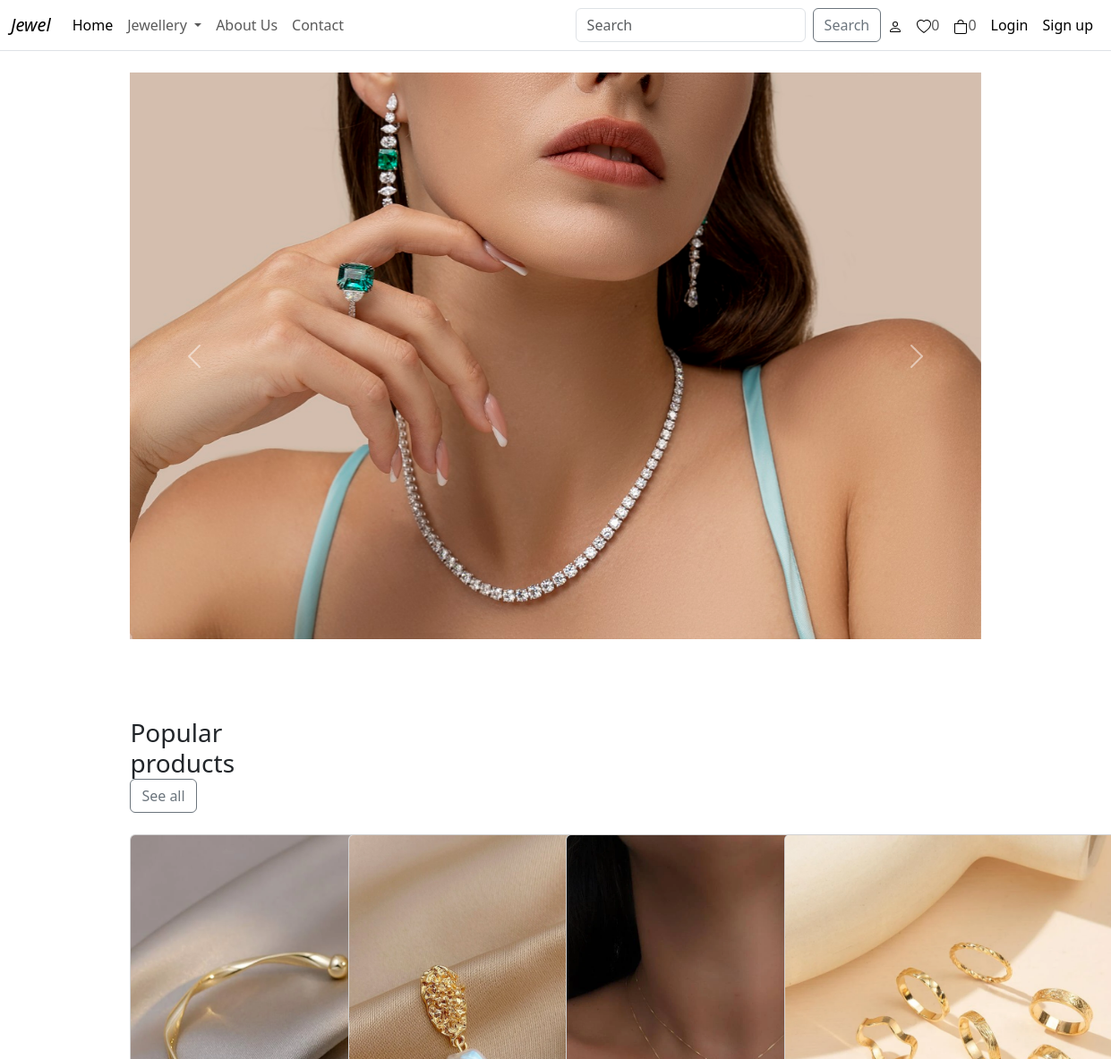
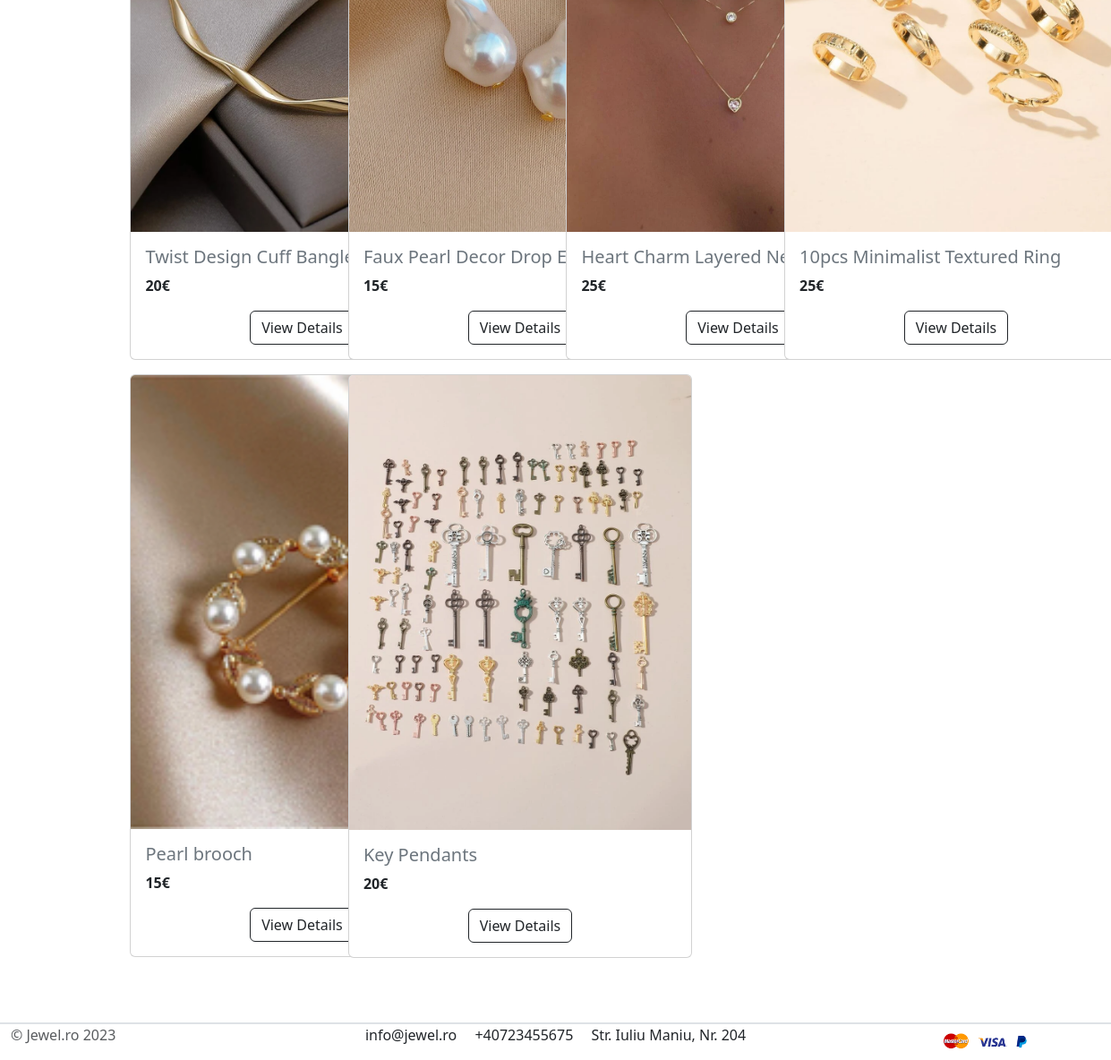
The page / on the database its author committed (2 pictures, top to bottom).
### product/models.py (models this page shows, shortened)
class Product(models.Model):
    product_name = models.CharField(max_length=200, unique=True)
    slug = models.SlugField(max_length=200, unique=True)
    description = models.TextField(max_length=500, blank=True)
    material = models.CharField(max_length=200, blank=True)
    price = models.IntegerField()
    image1 = models.ImageField(upload_to='img/products')
    image2 = models.ImageField(upload_to='img/products')
    image3 = models.ImageField(upload_to='img/products')
    stock = models.IntegerField()
    is_available = models.BooleanField(default=True)
    category = models.ForeignKey(Category, on_delete=models.CASCADE)
    created_date = models.DateTimeField(auto_now_add=True)
    modified_date = models.DateTimeField(auto_now_add=True)
    def get_url(self):
        return reverse('product-detail', args=[self.category.slug, self.slug])

### home/views.py (the view)
# urls.py: 2. Add a URL to urlpatterns:  path('', views.home, name='home')
def home(request):
    products = Product.objects.all().filter(is_available=True)
    context = {
        'products': products
    }
    return render(request, 'home/home.html', context)

### cart/context_processors.py (called while the page is built)
def counter(request):
    cart_count = 0
    if 'admin' in request.path:
        return {}
    else:
        try:
            cart = Cart.objects.filter(cart_id=_cart_id(request))
            cart_items = CartItem.objects.all().filter(cart=cart[:1])
            for cart_item in cart_items:
                cart_count += cart_item.quantity
        except Cart.DoesNotExist:
            cart_count = 0
    return dict(cart_count=cart_count)

### cart/views.py (called while the page is built)
def _cart_id(request):
    cart_session = request.session.session_key
    if not cart_session:
        cart_session = request.session.create()
    return cart_session

### category/context_processors.py (called while the page is built)
def menu_links(request):
    links = Category.objects.all()
    return dict(links=links)

### category/models.py (called while the page is built)
    def get_url(self):
        return reverse('products-by-category', args=[self.slug])

### templates/home/home.html (shortened to what this page needs)
{% extends 'base.html' %}
{% load static %}
{% block content %}
    <br>
    <div class="container-fluid px-5">
        <div class="row">
            <div class="col-md-10 offset-md-1">
                <div id="carouselExample" class="carousel slide">
                    <div class="carousel-inner">
                        <div class="carousel-item active">
                            <img src="{% static 'images/home1.jpg' %}" class="d-block w-100 h-75" alt="...">
                        </div>
                    </div>
                    <button class="carousel-control-prev" type="button" data-bs-target="#carouselExample"
                            data-bs-slide="prev">
                        <span class="carousel-control-prev-icon" aria-hidden="true"></span>
                    </button>
                    <button class="carousel-control-next" type="button" data-bs-target="#carouselExample"
                            data-bs-slide="next">
                        <span class="carousel-control-next-icon" aria-hidden="true"></span>
                    </button>
                </div>
                <br><br><br>
                <div class="row">
                    <div class="col-md-3 mt-3">
                        <header class="section-heading">
                            <h3 class="section-title">Popular products<a href="{% url 'all-products' %}"
                                                                         class="btn btn-outline-secondary">See
                                all</a></h3>
                        </header>
                    </div>
                </div>
                <div class="row">
                    {% for product in products %}
                        <div class="col-md-3 mt-3">
                            <div class="card" style="width: 24rem;">
                                {% if product.image1 %}
                                    <a class="text-secondary" href="{{ product.get_url }}"><img
                                            src="{{ product.image1.url }}" class="card-img-top" alt="..."></a>
                                {% endif %}
                                <div class="card-body">
                                    <h5 class="card-title"><a class="text-secondary"
                                                              href="{{ product.get_url }}">{{ product.product_name }}</a>
                                    </h5>
                                    <p class="card-text fw-bold">{{ product.price }}€</p>
                                    <div class="btn-card-product text-center">
                                        <a href="{{ product.get_url}}"
                                           class="btn btn-outline-dark">View Details</a>
                                    </div>
                                </div>
                            </div>
                        </div>
                    {% endfor %}
                </div>
            </div>
        </div>
    </div>
{% endblock %}

### templates/base.html (shortened to what this page needs)
{% load static %}
<!DOCTYPE html>
<html lang="en">
<head>
    <link href="https://cdn.jsdelivr.net/npm/bootstrap@5.3.0-alpha1/dist/css/bootstrap.min.css" rel="stylesheet"
>
    <link rel="stylesheet" href="{% static 'css/my_style.css' %}">
</head>
<body>
{% include 'navbar.html' %}
{% block content %}
{% endblock %}
<br><br><br>
<footer class="section-footer border-top">
    <div class="container-fluid">
        <section class="footer-bottom border-top row">
            <div class="col-md-2">
                <p class="text-muted"> &copy Jewel.ro 2023 </p>
            </div>
            <div class="col-md-8 text-md-center">
                <span class="px-2">info@jewel.ro</span>
                <span class="px-2">+40723455675</span>
                <span class="px-2">Str. Iuliu Maniu, Nr. 204</span>
            </div>
            <div class="col-md-2 text-md-right text-muted">
                <img src="{% static 'images/ro.png' %}" height="40" alt="...">
            </div>
        </section>
    </div>
</footer>
</body>
</html>

### templates/navbar.html (shortened to what this page needs)
{% load static %}
<nav class="navbar navbar-expand-lg border-bottom">
    <div class="container-fluid">
        <a class="navbar-brand fst-italic" href="{% url 'homepage' %}">Jewel</a>
        <div class="collapse navbar-collapse" id="navbarSupportedContent">
            <ul class="navbar-nav me-auto mb-2 mb-lg-0">
                <li class="nav-item">
                    <a class="nav-link active" aria-current="page" href="{% url 'homepage' %}">Home</a>
                </li>
                <li class="nav-item dropdown">
                    <a class="nav-link dropdown-toggle" href="#" role="button" data-bs-toggle="dropdown"
                       aria-expanded="false">
                        Jewellery
                    </a>
                </li>
                <li class="nav-item">
                    <a class="nav-link" aria-current="page" href="#">About Us</a>
                </li>
                <li class="nav-item">
                    <a class="nav-link" aria-current="page" href="#">Contact</a>
                </li>
            </ul>
            <form class="d-flex" role="search">
                <input class="form-control me-2" type="search" placeholder="Search" aria-label="Search">
                <button class="btn btn-outline-secondary" type="submit">Search</button>
            </form>
        </div>
        <ul class="navbar-nav me-auto mb-2 mb-lg-0">
            <li class="nav-item">
                <a class="nav-link" aria-current="page" href="#"><img class="btn-nav-image-person"
                                                                      src="{% static "images/person.svg" %}" alt="..."></a>
            </li>
            <li class="nav-item">
                <a class="nav-link" aria-current="page" href="#"><img class="btn-nav-image"
                                                                      src="{% static "images/heart.svg" %}" alt="...">0</a>
            </li>
            <li class="nav-item">
                <a class="nav-link" aria-current="page" href="{% url 'cart' %}"><img class="btn-nav-image"
                                                                      src="{% static "images/bag.svg" %}"
                                                                      alt="...">{{ cart_count }}</a>
            </li>
            <li class="nav-item">
                <a class="nav-link active" aria-current="page" href="#">Login</a>
            </li>
            <li class="nav-item">
                <a class="nav-link active" aria-current="page" href="#">Sign up</a>
            </li>
        </ul>
    </div>
</nav>

### static/css/my_style.css (style rules this page uses)
body { text-decoration: none; }
h1, h2, h3, h4, h5, h6 { text-decoration: none; }
a { text-decoration: none; }
.card-body { text-decoration: none; }
.text-secondary { text-decoration: none; }
.card-title { text-decoration: none; }
.section-title { padding-right: 100px; }

### rows shown on the page
Product: image1 (picture), product_name "Twist Design Cuff Bangle", price "20"
Product: image1 (picture), product_name "Faux Pearl Decor Drop Earrings", price "15"
Product: image1 (picture), product_name "Heart Charm Layered Necklace", price "25"
Product: image1 (picture), product_name "10pcs Minimalist Textured Ring", price "25"
Product: image1 (picture), product_name "Pearl brooch", price "15"
Product: image1 (picture), product_name "Key Pendants", price "20"

### other values the page prints
{{ cart_count }} "0"
